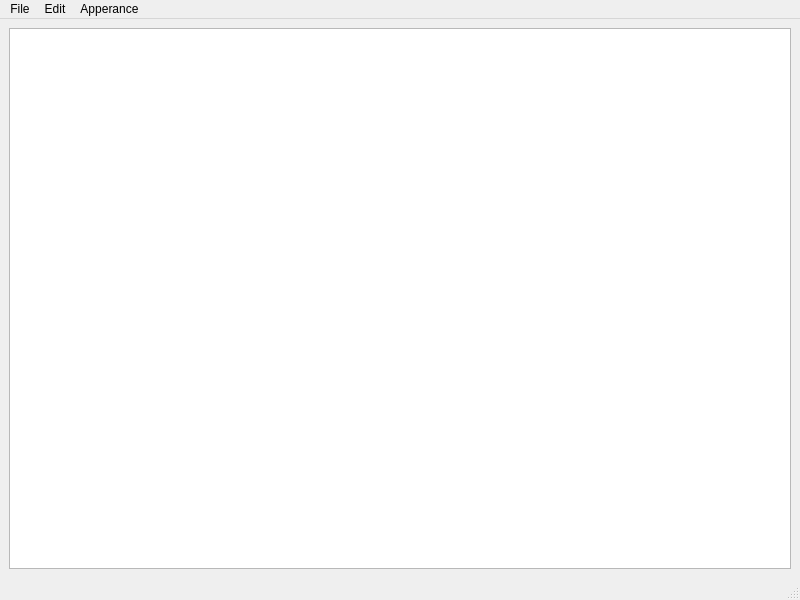
<?xml version="1.0" encoding="UTF-8"?>
<ui version="4.0">
 <class>MainWindow</class>
 <widget class="QMainWindow" name="MainWindow">
  <property name="geometry">
   <rect>
    <x>0</x>
    <y>0</y>
    <width>800</width>
    <height>600</height>
   </rect>
  </property>
  <property name="windowTitle">
   <string>MainWindow</string>
  </property>
  <property name="styleSheet">
   <string notr="true"/>
  </property>
  <widget class="QWidget" name="centralwidget">
   <layout class="QGridLayout" name="gridLayout">
    <item row="0" column="0">
     <widget class="QTextEdit" name="edit">
      <property name="styleSheet">
       <string notr="true"/>
      </property>
     </widget>
    </item>
   </layout>
  </widget>
  <widget class="QMenuBar" name="menubar">
   <property name="geometry">
    <rect>
     <x>0</x>
     <y>0</y>
     <width>800</width>
     <height>26</height>
    </rect>
   </property>
   <widget class="QMenu" name="menuFile">
    <property name="title">
     <string>File</string>
    </property>
    <addaction name="actionNew"/>
    <addaction name="actionOpen"/>
    <addaction name="actionSave"/>
    <addaction name="actionSave_As"/>
    <addaction name="separator"/>
   </widget>
   <widget class="QMenu" name="menuEdit">
    <property name="title">
     <string>Edit</string>
    </property>
    <addaction name="actionUndo"/>
    <addaction name="actionredo"/>
    <addaction name="separator"/>
    <addaction name="actionCopy"/>
    <addaction name="actionCut"/>
    <addaction name="actionpaste"/>
   </widget>
   <widget class="QMenu" name="menuApperance">
    <property name="title">
     <string>Apperance</string>
    </property>
    <addaction name="actionSet_Dark_mod"/>
    <addaction name="actionSet_Light_Mode"/>
    <addaction name="separator"/>
    <addaction name="actionIncrease_Font"/>
    <addaction name="actionDecrease_Font"/>
   </widget>
   <addaction name="menuFile"/>
   <addaction name="menuEdit"/>
   <addaction name="menuApperance"/>
  </widget>
  <widget class="QStatusBar" name="statusbar"/>
  <action name="actionNew">
   <property name="text">
    <string>New</string>
   </property>
   <property name="shortcut">
    <string>Ctrl+N</string>
   </property>
   <property name="shortcutContext">
    <enum>Qt::WindowShortcut</enum>
   </property>
  </action>
  <action name="actionOpen">
   <property name="text">
    <string>Open</string>
   </property>
   <property name="shortcut">
    <string>Ctrl+O</string>
   </property>
  </action>
  <action name="actionSave">
   <property name="text">
    <string>Save</string>
   </property>
   <property name="shortcut">
    <string>Ctrl+S</string>
   </property>
  </action>
  <action name="actionSave_As">
   <property name="text">
    <string>Save as</string>
   </property>
   <property name="shortcut">
    <string>Ctrl+Shift+S</string>
   </property>
  </action>
  <action name="actionUndo">
   <property name="text">
    <string>Undo</string>
   </property>
   <property name="shortcut">
    <string>Ctrl+Z</string>
   </property>
  </action>
  <action name="actionredo">
   <property name="text">
    <string>Redo</string>
   </property>
   <property name="shortcut">
    <string>Ctrl+Y</string>
   </property>
  </action>
  <action name="actionCopy">
   <property name="text">
    <string>Copy</string>
   </property>
  </action>
  <action name="actionCut">
   <property name="text">
    <string>Cut</string>
   </property>
   <property name="shortcut">
    <string>Ctrl+X</string>
   </property>
  </action>
  <action name="actionpaste">
   <property name="text">
    <string>Paste</string>
   </property>
  </action>
  <action name="actionSet_Dark_mod">
   <property name="text">
    <string>Set Dark mode</string>
   </property>
  </action>
  <action name="actionSet_Light_Mode">
   <property name="text">
    <string>Set Light Mode</string>
   </property>
  </action>
  <action name="actionChange_Font_size">
   <property name="text">
    <string>Change Font size</string>
   </property>
  </action>
  <action name="actionIncrease_Font">
   <property name="text">
    <string>Increase Font</string>
   </property>
  </action>
  <action name="actionDecrease_Font">
   <property name="text">
    <string>Decrease Font</string>
   </property>
  </action>
 </widget>
 <resources/>
 <connections/>
</ui>
